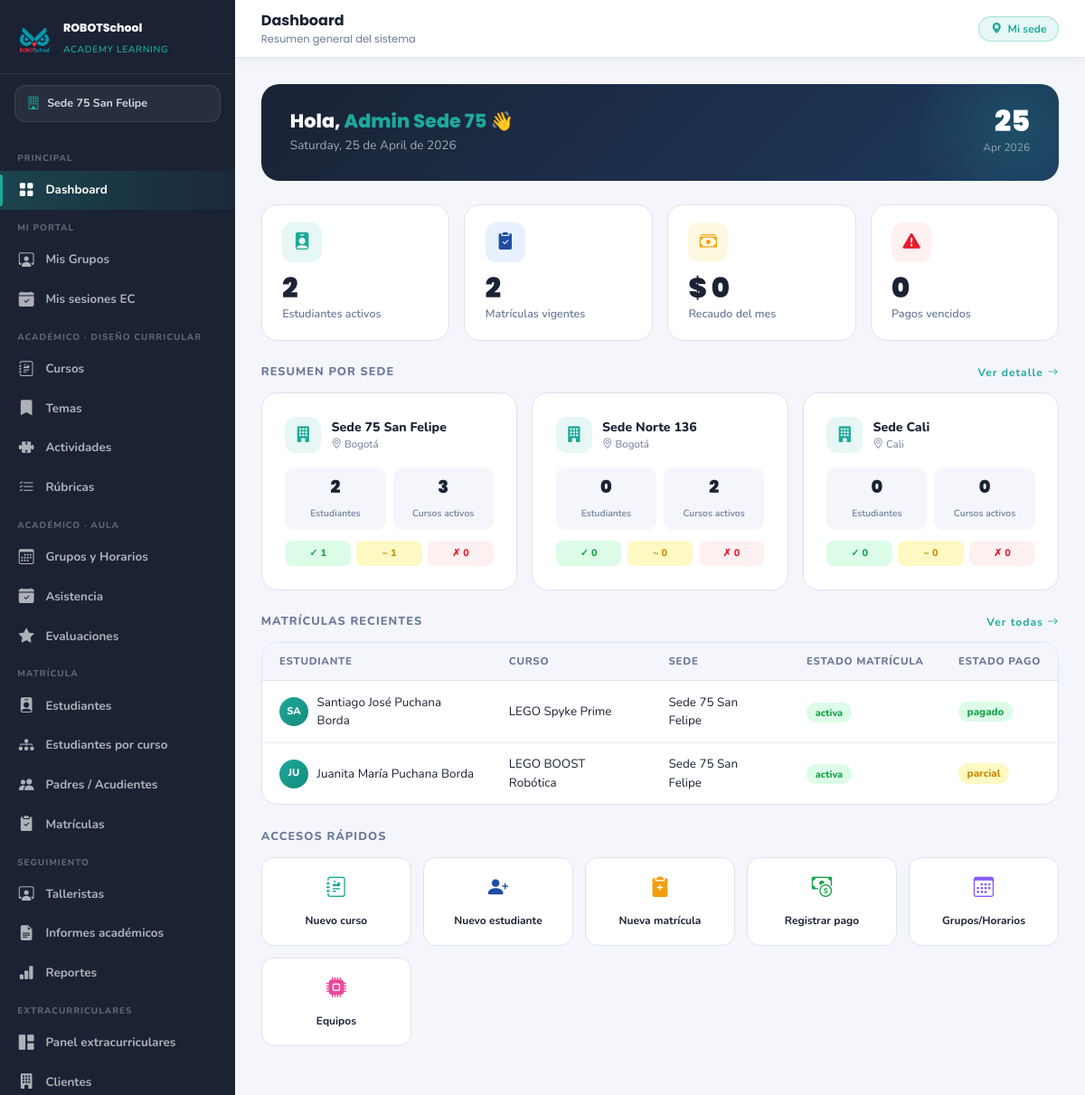
/dashboard.php (signed in), run on the app's committed database.
### tables this page shows
CREATE TABLE `sedes` (
  `id` int(10) UNSIGNED NOT NULL,
  `nombre` varchar(100) NOT NULL,
  `ciudad` varchar(80) NOT NULL,
  `direccion` varchar(150) NOT NULL,
  `telefono` varchar(20) DEFAULT NULL,
  `email` varchar(100) DEFAULT NULL,
  `activa` tinyint(1) NOT NULL DEFAULT 1,
  `created_at` datetime NOT NULL DEFAULT current_timestamp()
);

CREATE TABLE `matriculas` (
  `id` int(10) UNSIGNED NOT NULL,
  `estudiante_id` int(10) UNSIGNED NOT NULL,
  `grupo_id` int(10) UNSIGNED NOT NULL,
  `sede_id` int(10) UNSIGNED NOT NULL,
  `estado` enum('pre_inscrito','activa','retirada','finalizada','suspendida') NOT NULL DEFAULT 'pre_inscrito',
  `periodo` varchar(20) NOT NULL COMMENT 'Ej: 2026-1, 2026-2',
  `fecha_matricula` datetime NOT NULL DEFAULT current_timestamp(),
  `observaciones` text DEFAULT NULL,
  `created_at` datetime NOT NULL DEFAULT current_timestamp(),
  `updated_at` datetime NOT NULL DEFAULT current_timestamp() ON UPDATE current_timestamp()
);

CREATE TABLE `estudiantes` (
  `id` int(10) UNSIGNED NOT NULL,
  `padre_id` int(10) UNSIGNED NOT NULL,
  `sede_id` int(10) UNSIGNED NOT NULL,
  `nombre_completo` varchar(150) NOT NULL,
  `tipo_doc` enum('TI','RC','PP','CE') NOT NULL DEFAULT 'TI',
  `numero_doc` varchar(30) DEFAULT NULL,
  `fecha_nacimiento` date NOT NULL,
  `genero` enum('masculino','femenino','otro','prefiero_no_decir') NOT NULL DEFAULT 'prefiero_no_decir',
  `colegio` varchar(150) DEFAULT NULL,
  `grado` varchar(30) DEFAULT NULL,
  `eps` varchar(100) DEFAULT NULL,
  `grupo_sanguineo` varchar(10) DEFAULT NULL,
  `seguro_estudiantil` varchar(150) DEFAULT NULL,
  `alergias` text DEFAULT NULL,
  `observaciones` text DEFAULT NULL,
  `avatar` varchar(255) DEFAULT NULL COMMENT 'Ruta relativa en /uploads/estudiantes/',
  `activo` tinyint(1) NOT NULL DEFAULT 1,
  `created_at` datetime NOT NULL DEFAULT current_timestamp(),
  `updated_at` datetime NOT NULL DEFAULT current_timestamp() ON UPDATE current_timestamp()
);

CREATE TABLE `cursos` (
  `id` int(10) UNSIGNED NOT NULL,
  `nombre` varchar(150) NOT NULL,
  `imagen` varchar(255) DEFAULT NULL COMMENT 'Ruta relativa en /uploads/cursos/',
  `introduccion` text DEFAULT NULL,
  `objetivos` text DEFAULT NULL,
  `edad_min` tinyint(3) UNSIGNED DEFAULT NULL,
  `edad_max` tinyint(3) UNSIGNED DEFAULT NULL,
  `valor` decimal(10,2) NOT NULL DEFAULT 0.00,
  `tipo_valor` enum('mensual','semestral') NOT NULL DEFAULT 'mensual',
  `cupo_maximo` int(10) UNSIGNED NOT NULL DEFAULT 20,
  `publicado` tinyint(1) NOT NULL DEFAULT 0,
  `orden` int(10) UNSIGNED NOT NULL DEFAULT 0,
  `created_at` datetime NOT NULL DEFAULT current_timestamp(),
  `updated_at` datetime NOT NULL DEFAULT current_timestamp() ON UPDATE current_timestamp()
);

CREATE TABLE `pagos` (
  `id` int(10) UNSIGNED NOT NULL,
  `matricula_id` int(10) UNSIGNED NOT NULL,
  `padre_id` int(10) UNSIGNED NOT NULL,
  `valor_total` decimal(10,2) NOT NULL,
  `valor_pagado` decimal(10,2) NOT NULL DEFAULT 0.00,
  `estado` enum('pendiente','parcial','pagado','vencido','exonerado') NOT NULL DEFAULT 'pendiente',
  `fecha_limite` date DEFAULT NULL,
  `observaciones` text DEFAULT NULL,
  `created_at` datetime NOT NULL DEFAULT current_timestamp(),
  `updated_at` datetime NOT NULL DEFAULT current_timestamp() ON UPDATE current_timestamp()
);

### dashboard.php (the view, shortened to what the rows shown need)
<?php
require_once __DIR__ . '/config/config.php';
require_once ROOT   . '/config/auth.php';
$matriculas_recientes = $pdo->query("
    SELECT m.*, e.nombre_completo AS estudiante,
           c.nombre AS curso, s.nombre AS sede,
           p.estado AS pago_estado
    FROM matriculas m
    JOIN estudiantes e ON e.id = m.estudiante_id
    JOIN grupos g ON g.id = m.grupo_id
    JOIN cursos c ON c.id = g.curso_id
    JOIN sedes s ON s.id = m.sede_id
    LEFT JOIN pagos p ON p.matricula_id = m.id
    ORDER BY m.created_at DESC LIMIT 8
")->fetchAll();
$sedes_data = $pdo->query("
    SELECT s.*,
        (SELECT COUNT(*) FROM estudiantes e2
         JOIN matriculas m2 ON m2.estudiante_id = e2.id
         WHERE e2.sede_id = s.id AND m2.estado = 'activa') AS estudiantes_activos,
        (SELECT COUNT(DISTINCT g2.curso_id) FROM grupos g2 JOIN cursos c2 ON c2.id = g2.curso_id WHERE g2.sede_id = s.id AND c2.publicado = 1) AS cursos_activos,
        (SELECT COUNT(*) FROM pagos p2 JOIN matriculas m3 ON m3.id = p2.matricula_id WHERE m3.sede_id = s.id AND p2.estado='pagado') AS pagos_ok,
        (SELECT COUNT(*) FROM pagos p2 JOIN matriculas m3 ON m3.id = p2.matricula_id WHERE m3.sede_id = s.id AND p2.estado='parcial') AS pagos_parcial,
        (SELECT COUNT(*) FROM pagos p2 JOIN matriculas m3 ON m3.id = p2.matricula_id WHERE m3.sede_id = s.id AND p2.estado='vencido') AS pagos_vencido
    FROM sedes s WHERE s.activa = 1 ORDER BY s.id
")->fetchAll();
require_once ROOT . '/includes/head.php';
require_once ROOT . '/includes/sidebar.php';
?>
<main class="main-content">
  <div style="background:linear-gradient(135deg,var(--dark) 0%,#1e3a5f 100%);border-radius:20px;padding:1.6rem 2rem;margin-bottom:1.6rem;position:relative;overflow:hidden;display:flex;align-items:center;justify-content:space-between;gap:1rem;">
    <div style="position:relative;z-index:1;">
      <h2 style="font-size:1.3rem;font-weight:800;color:#fff;margin-bottom:.25rem;">
        Hola, <span style="color:var(--teal);"><?= h($_SESSION['usuario_nombre'] ?? 'Admin') ?></span> &#128075;
      </h2>
    </div>
  </div>
  <div style="display:grid;grid-template-columns:repeat(3,1fr);gap:1rem;margin-bottom:1.6rem;">
    <?php foreach ($sedes_data as $sede): ?>
    <div class="card-rsal" style="margin:0;transition:all .2s;"
         onmouseover="this.style.borderColor='var(--teal)';this.style.boxShadow='0 4px 24px rgba(29,169,154,.1)'"
         onmouseout="this.style.borderColor='';this.style.boxShadow=''">
      <div style="display:flex;align-items:center;gap:.7rem;margin-bottom:1rem;">
        <div style="width:40px;height:40px;border-radius:12px;background:var(--teal-l);color:var(--teal);display:flex;align-items:center;justify-content:center;font-size:1.1rem;flex-shrink:0;">
          <i class="bi bi-building-fill"></i>
        </div>
        <div>
          <div style="font-size:.88rem;font-weight:800;color:var(--dark);"><?= h($sede['nombre']) ?></div>
          <div style="font-size:.72rem;color:var(--muted);"><i class="bi bi-geo-alt"></i> <?= h($sede['ciudad']) ?></div>
        </div>
      </div>
      <div style="display:grid;grid-template-columns:1fr 1fr;gap:.5rem;margin-bottom:.8rem;">
        <div style="text-align:center;background:var(--gray);border-radius:10px;padding:.5rem;">
          <span style="display:block;font-size:1.2rem;font-weight:900;color:var(--dark);font-family:'Poppins',sans-serif;"><?= $sede['estudiantes_activos'] ?></span>
          <small style="font-size:.65rem;color:var(--muted);font-weight:600;">Estudiantes</small>
        </div>
        <div style="text-align:center;background:var(--gray);border-radius:10px;padding:.5rem;">
          <span style="display:block;font-size:1.2rem;font-weight:900;color:var(--dark);font-family:'Poppins',sans-serif;"><?= $sede['cursos_activos'] ?></span>
          <small style="font-size:.65rem;color:var(--muted);font-weight:600;">Cursos activos</small>
        </div>
      </div>
      <div style="display:flex;gap:.4rem;">
        <div style="flex:1;background:#dcfce7;color:#16a34a;border-radius:8px;padding:.35rem .4rem;text-align:center;font-size:.68rem;font-weight:800;">&#10003; <?= $sede['pagos_ok'] ?></div>
        <div style="flex:1;background:#fef9c3;color:#ca8a04;border-radius:8px;padding:.35rem .4rem;text-align:center;font-size:.68rem;font-weight:800;">~ <?= $sede['pagos_parcial'] ?></div>
        <div style="flex:1;background:var(--red-l);color:var(--red);border-radius:8px;padding:.35rem .4rem;text-align:center;font-size:.68rem;font-weight:800;">&#10007; <?= $sede['pagos_vencido'] ?></div>
      </div>
    </div>
    <?php endforeach; ?>
  </div>
  <div class="card-rsal" style="padding:0;overflow:hidden;margin:0;">
    <table class="table-rsal">
      <thead>
        <tr>
          <th>Estudiante</th>
          <th>Curso</th>
          <th>Sede</th>
          <th>Estado matr&iacute;cula</th>
          <th>Estado pago</th>
        </tr>
      </thead>
      <tbody>
        <?php if (empty($matriculas_recientes)): ?>
          <tr>
            <td colspan="5" style="text-align:center;padding:2.5rem;color:var(--muted);">
              <i class="bi bi-inbox" style="font-size:2rem;display:block;margin-bottom:.5rem;opacity:.3;"></i>
              No hay matr&iacute;culas a&uacute;n.
              <a href="<?= $U ?>modulos/matriculas/index.php" style="color:var(--teal);font-weight:700;">Crear primera matr&iacute;cula</a>
            </td>
          </tr>
        <?php else: ?>
          <?php foreach ($matriculas_recientes as $m):
            $estado_class = [
              'activa'=>'be-activa','pre_inscrito'=>'be-pre',
              'retirada'=>'be-inactiva','finalizada'=>'be-inactiva','suspendida'=>'be-inactiva'
            ][$m['estado']] ?? 'be-inactiva';
            $pago_class = [
              'pagado'=>'sem-verde','parcial'=>'sem-amarillo',
              'vencido'=>'sem-rojo','pendiente'=>'sem-amarillo'
            ][$m['pago_estado'] ?? ''] ?? 'be-inactiva';
          ?>
          <tr>
            <td>
              <div style="display:flex;align-items:center;gap:.6rem;">
                <div style="width:32px;height:32px;border-radius:50%;background:linear-gradient(135deg,var(--teal),var(--teal-d));display:flex;align-items:center;justify-content:center;font-size:.7rem;font-weight:800;color:#fff;flex-shrink:0;">
                  <?= strtoupper(substr($m['estudiante'],0,2)) ?>
                </div>
                <?= h($m['estudiante']) ?>
              </div>
            </td>
            <td><?= h($m['curso']) ?></td>
            <td><?= h($m['sede']) ?></td>
            <td><span class="badge-estado <?= $estado_class ?>"><?= h($m['estado']) ?></span></td>
            <td>
              <?php if ($m['pago_estado']): ?>
                <span class="<?= $pago_class ?>"><?= h($m['pago_estado']) ?></span>
              <?php else: ?>
                <span style="color:var(--muted);font-size:.75rem;">&mdash;</span>
              <?php endif; ?>
            </td>
          </tr>
          <?php endforeach; ?>
        <?php endif; ?>
      </tbody>
    </table>
  </div>
</main>
</body>
</html>

### includes/sidebar.php (shortened to what the rows shown need)
<?php
$rol_actual  = $_SESSION['usuario_rol'] ?? '';
$sedes_nav = $pdo->query("SELECT * FROM sedes WHERE activa = 1 ORDER BY nombre")->fetchAll();
$sede_nombre_activa = 'Todas las sedes';
if ($rol_actual !== 'admin_general' && !empty($_SESSION['sede_id'])) {
    foreach ($sedes_nav as $s) {
        if ($s['id'] == $_SESSION['sede_id']) { $sede_nombre_activa = $s['nombre']; break; }
    }
}
?>
<nav class="sidebar" id="sidebar">
  <div class="sede-selector">
    <i class="bi bi-building"></i>
    <span><?= h($sede_nombre_activa) ?></span>
  </div>
</nav>

### data on the page
sedes: nombre "Sede 75 San Felipe", ciudad "Bogotá", estudiantes_activos "2", cursos_activos "3", pagos_ok "1", pagos_parcial "1", pagos_vencido "0"
sedes: nombre "Sede Norte 136", ciudad "Bogotá", estudiantes_activos "0", cursos_activos "2", pagos_ok "0", pagos_parcial "0", pagos_vencido "0"
sedes: nombre "Sede Cali", ciudad "Cali", estudiantes_activos "0", cursos_activos "0", pagos_ok "0", pagos_parcial "0", pagos_vencido "0"
matriculas: estudiante.nombre_completo "SA", estudiante.nombre_completo "Santiago José Puchana Borda", cursos.nombre "LEGO Spyke Prime", sede.nombre "Sede 75 San Felipe", estado "activa", pagos.estado "pagado"
matriculas: estudiante.nombre_completo "JU", estudiante.nombre_completo "Juanita María Puchana Borda", cursos.nombre "LEGO BOOST Robótica", sede.nombre "Sede 75 San Felipe", estado "activa", pagos.estado "parcial"

### other printed values
$_SESSION['usuario_nombre'] "Admin Sede 75"
$st['num'] "2"
$st['lbl'] "Estudiantes activos"
$st['lbl'] "Matrículas vigentes"
$st['num'] "$ 0"
$st['lbl'] "Recaudo del mes"
$st['num'] "0"
$st['lbl'] "Pagos vencidos"
$a['lbl'] "Nuevo curso"
$a['lbl'] "Nuevo estudiante"
$a['lbl'] "Nueva matrícula"
$a['lbl'] "Registrar pago"
$a['lbl'] "Grupos/Horarios"
$a['lbl'] "Equipos"
